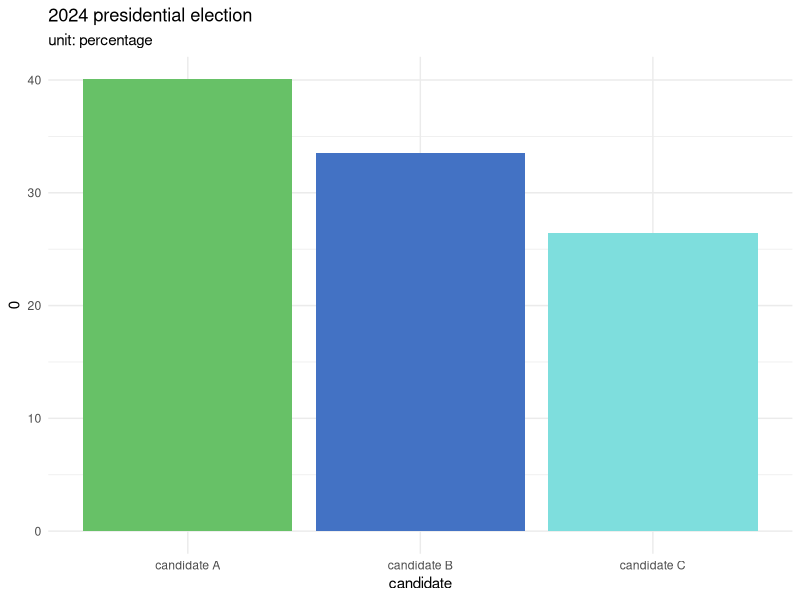

This figure's R source: (Note: this script raises an error after producing the figure.)
# practice in class ----
library(tidyverse)
library(ggplot2)
# Data preparation
candidate <- c("candidate A", "candidate B", "candidate C")
support_rate <- c(40.05, 33.49, 26.45)
data <- tibble(
  candidates = c("candidate A", "candidate B", "candidate C"),
  support_rate = c(40.05, 33.49, 26.45)
)

# Create bar chart
myPlot <- ggplot(data, aes(x = candidate, y = support_rate)) +
  geom_bar(stat = "identity", fill = c("Red", "Green", "Blue")) +
  labs(title = "2024 presidential election", subtitle = "unit: percentage") +
  theme_minimal() +
  scale_y_continuous(c(0, 0))

# Modify fill color
myPlot <- myPlot + geom_bar(stat = "identity", fill = c("#67c167", "#4372c4", "#7ededd"))

# prit bar chart
print(myPlot)

# practice by myself ----


# Read the XML file ----
doc <-read_xml("~/Downloads/就業人數-從業身分別.xml")

# Extract data using xml2 functions
nodes <- xml_children(xml_root(doc))  # get all child nodes of root

# Define an empty data frame
df <- data.frame()

# Loop through child nodes and extract data
for (i in 1:length(xml_children(doc))) {
  
  # 取得 DataTable 節點
  node <- xml_child(doc, i)
  
  # 取得類別 1 標題
  category1 <- xml_text(xml_child(node, "./Category1Title"))
  
  # 取得類別 2 標題
  category2 <- xml_text(xml_child(node, "./Category2Title"))
  
  # 取得類別 3 標題
  category3 <- xml_text(xml_child(node, "./Category3Title"))
  
  # 取得類別 4 標題
  category4 <- xml_text(xml_child(node, "./Category4Title"))
  
  # 取得類別 5 標題
  category5 <- xml_text(xml_child(node, "./Category5Title"))
  
  # 取得時期
  period <- xml_text(xml_child(node, "./Period"))
  
  # 取得值
  value <- xml_text(xml_child(node, "./Val"))
  
  # 新增資料列
  df <- rbind(df, data.frame(類別1 = category1,
                             類別2 = category2,
                             類別3 = category3,
                             類別4 = category4,
                             類別5 = category5,
                             時期 = period,
                             值 = value))
}


